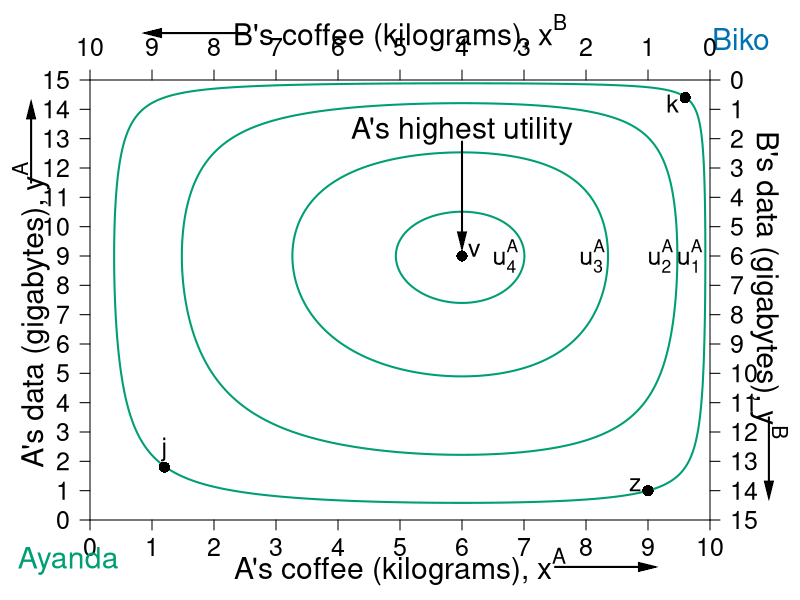

Recreate this plot in R.
require(shape)
pdf(file = "property/property_hg_only.pdf", width = 9, height = 7)

#Set parameters for graphics
axislabelsize <- 1.8
labelsize <- 1.5
namesize <- 1.8
annotatesize <- 1.5
graphlinewidth <- 2
segmentlinewidth <- 1.5

COL <- c("#7fc97f", "#beaed4", "#fdc086", "#ffff99", "#386cb0", "#f0027f", "#bf5b17", "#666666")
COLA <- c("#99d8c9","#66c2a4","#41ae76", "#238b45", "#005824")
COLB <- c("#4eb3d3", "#2b8cbe", "#0868ac","#084081")
grays <- gray.colors(25, start = 1, end = 0)
CBCols <- c("#009E73","#0072B2","#E69F00","#CC79A7", "#F0E442")

par(mar =  c(4, 4.5, 4, 4.5))

uA <- function(x, y, alpha = 0.5, lambda = 0.4) {
  (x^(alpha)*y^(1 - alpha))^(1-lambda)*((10 - x)^(alpha)*(15 - y)^(1 - alpha))^lambda
}

uB <- function(x, y) {
  (10 - x)^(0.5)*(15 - y)^(0.5)
}

xlims <- c(0, 10)
ylims <- c(0, 15)

npts <- 501 
x <- seq(xlims[1], xlims[2], length.out = npts)
y <- seq(ylims[1], ylims[2], length.out = npts) 



#For B we need a utility where xA = 5.88, ya = 8.82 => corresponds to 1.618 above

plot(0, 0, xlim = xlims, ylim = ylims, type = "n",
     xlab = expression(paste("")),
     ylab = expression(paste("")), 
     xaxt = "n", 
     yaxt = "n", 
     cex.lab = axislabelsize, 
     bty = "n",
     xaxs="i", 
     yaxs="i")

ticksy <- seq(from = 0, to = 15, by = 1)
ylabels <- seq(from = 0, to = 15, by = 1)
ticksx <- seq(from = 0, to = 10, by = 1)
xlabels <- seq(from = 0, to = 10, by = 1)
axis(1, at = ticksx, pos = 0, labels = xlabels, cex.axis = labelsize)
axis(2, at = ticksy, pos = 0, labels = ylabels, las = 1, cex.axis = labelsize)

#a <- c(uA(9,1) - 1, uA(9,1), uA(9,1) + 2, uA(9,1), uA(9,1) + 3, uA(9,1) + 4, uA(9,1) + 5, uA(9,1) + 6, uA(9,1) + 6.6,  uA(9,1) + 7)
a <- c(uA(9,1), uA(9,1) + 1.5, uA(9,1) + 2.5,  uA(9,1) + 2.9)

contour(x, y, 
        outer(x, y, uA),
        drawlabels = FALSE,
        col = CBCols[1],
        lwd = graphlinewidth,
        levels = a, 
        xaxs="i", 
        yaxs="i", 
        add = TRUE) 

#mtext(expression(paste("A's coffee (kilograms), ", x^A)), side=1, line = 2.5, cex = axislabelsize)
text(0.5*xlims[2], -1.6, expression(paste("A's coffee (kilograms), ", x^A)), xpd = TRUE, cex = axislabelsize) 
text(-0.95, 7, expression(paste("A's data (gigabytes), ", y^A)), xpd = TRUE, cex = axislabelsize, srt = 90) 

#Add arrows:
Arrows(-0.95, 11.5, -0.95, 14, col = "black", lty = 1, lwd = 2, arr.type = "triangle", arr.lwd = 0.5, xpd = TRUE)
Arrows(7.5, -1.6, 9, -1.6, col = "black", lty = 1, lwd = 2, arr.type = "triangle", arr.lwd = 0.5, xpd = TRUE)

# arrows(-0.75, 11.5, -0.75, 14, xpd = TRUE, length=0.1,angle=40,lwd=3)
# arrows(7.5, -1.5, 9, -1.5, xpd = TRUE, length=0.1,angle=40,lwd=3)

# segments(0, 0, 6, 9, lty = 1, col = COL[2] , lwd = graphlinewidth)
# text(3.8, 4.3, expression("Pareto-efficient"))
# text(3.8, 3.8, expression("Curve"))
# Arrows(3.8, 4.5, 3.8, 5.2, col = "black", lty = 1, lwd = 2, arr.type = "triangle", arr.lwd = 0.5)

#Label the iso-welfare functions for the HG, Aisha
text(9.675, 9, expression(u[1]^A), cex = annotatesize)
text(9.2, 9, expression(u[2]^A), cex = annotatesize)
text(8.1, 9, expression(u[3]^A), cex = annotatesize)
text(6.7, 9, expression(u[4]^A), cex = annotatesize)

#Label the indifference curves for the HE, Betty
# text(1.3, 13, expression(u[1]^B))
# text(1.3, 11.8, expression(u[2]^B))
# text(1.3, 10.7, expression(u[3]^B))
# text(1.3, 8.4, expression(u[4]^B))
# text(1.3, 1.1, expression(u[5]^B))

#A's bliss point - 3.1073 is the value of u
# points(5.88, 8.82, pch = 16, col = "black", cex = 1.5)
text(6, 13.25, expression(paste("A's highest utility")), cex = namesize)
Arrows(6, 12.9, 6, 9.5, col = "black", lty = 1, lwd = 2, arr.type = "triangle", arr.lwd = 0.5)

#Label point i. 
# points(5, 7.5, pch = 16, col = "black", cex = 1.5)
# text(5, 7.1, expression(paste(i)))
# 

text(-0.35, -1.4, expression("Ayanda"), xpd = TRUE, cex = namesize, col = CBCols[1])
text(10.5, 16.4, expression("Biko"), xpd = TRUE, cex = namesize, col = CBCols[2])

par(new = TRUE)

#Use the same x and ylims as previously, but with locations switched
xlims2 <- c(10, 0)
ylims2 <- c(15, 0)

#Leave the ylab and xlab blank to ensure no axes titles
plot(0, 0, xlim = xlims2, ylim = ylims2, type = "n",
     xlab = expression(paste("")),
     ylab = expression(paste("")),
     xaxt = "n", 
     yaxt = "n", 
     cex.lab = 1.3, 
     bty = "n",
     xaxs="i", 
     yaxs="i")

uB <- function(x, y, alpha = 0.5, lambda = 0) {
  (x^(alpha)*y^(1 - alpha))^(1-lambda)*((10 - x)^(alpha)*(15 - y)^(1 - alpha))^lambda
}

b <- c(uB(1,14), uB(1,14) + 1.16, uB(1,14) + 2.08, uB(1,14) + 3.58, uB(1,14) + 7.03)

# contour(x, y, 
#         outer(x, y, uB),
#         drawlabels = FALSE,
#         col = COLB[2],
#         lwd = graphlinewidth,
#         levels = b, 
#         add = TRUE
# ) 


# #Label two points for comparison
points(1, 14, pch = 16, col = "black", cex = 1.5)
text(1.2, 13.8, expression(paste(z)), cex = annotatesize)

# #Label two points for comparison
points(0.4*10, 0.4*15, pch = 16, col = "black", cex = 1.5)
text(0.4*10-0.2, 0.4*15-0.2,expression(paste(v)), cex = annotatesize)



points(8.8, (3/2)*8.8, pch = 16, col = "black", cex = 1.5)
text(8.8, (3/2)*8.8 - 0.6, expression(paste(j)), cex = annotatesize)

points(0.4, (3/2)*0.4, pch = 16, col = "black", cex = 1.5)
text(0.4 + 0.2, (3/2)*0.4 + 0.2, expression(paste(k)), cex = annotatesize)

#Set up axes at sides 3 and 4 (top and right)
axis(side = 3, at = ticksx, pos = 0, labels = xlabels, cex.axis = labelsize)
axis(side = 4, at = ticksy, pos = 0, labels = ylabels, las = 1, cex.axis = labelsize)
text(5, -1.6, expression(paste("B's coffee (kilograms), ", x^B)), xpd = TRUE, cex = axislabelsize)
text(-0.95, 7, expression(paste("B's data (gigabytes), ", y^B)), xpd = TRUE, cex = axislabelsize, srt = 270) 

#Add arrows:
Arrows(-0.95, 11.5, -0.95, 14, col = "black", lty = 1, lwd = 2, arr.type = "triangle", arr.lwd = 0.5, xpd = TRUE)
Arrows(7.5, -1.6, 9, -1.6, col = "black", lty = 1, lwd = 2, arr.type = "triangle", arr.lwd = 0.5, xpd = TRUE)

# arrows(-0.8, 11.5, -0.8, 14, xpd = TRUE, length=0.1,angle=40,lwd=3)
# arrows(7.5, -1.5, 9, -1.5, xpd = TRUE, length=0.1,angle=40,lwd=3)


dev.off()
